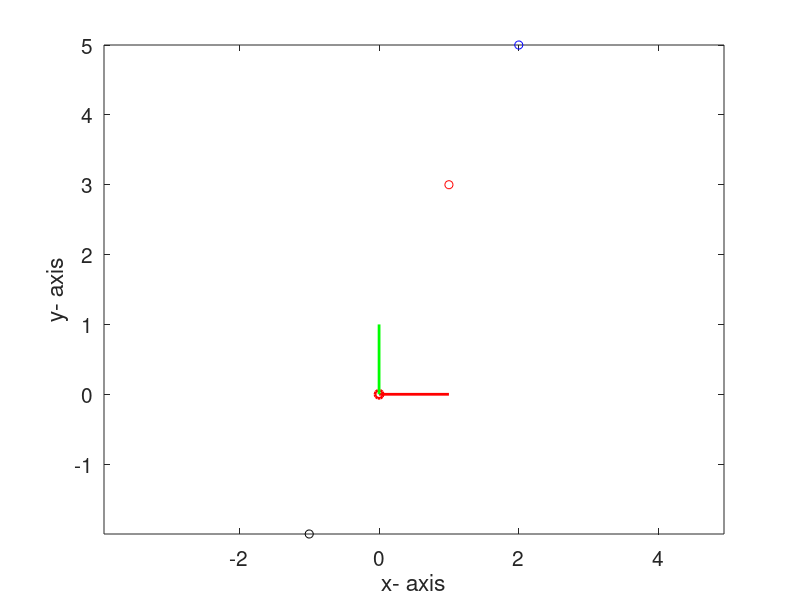

MATLAB code for this plot:
% This code is programmed by Sung Yul Shin (syshin0228@utexas.edu) for Robotics Modeling and Control course by Dr. James Sulzer from University of Texas at Austin 
clc
clear all
close all

% 2D Postion Transformation

% Origin
origin = [0 0]';
x_axis = [1 0]';
y_axis = [0 1]';

% Position vectors
P1 = [1 3]';
P2 = [2 5]';
P3 = P1 - P2;

figure(1)
% Draw global coordinate
plot(origin(1),origin(2),'ro','linewidth',2)
hold on
line([origin(1) x_axis(1)],[origin(2) x_axis(2)], 'color', 'r', 'linewidth', 2)
line([origin(1) y_axis(1)],[origin(2) y_axis(2)], 'color','g', 'linewidth', 2)

plot(P1(1),P1(2),'ro')
plot(P2(1),P2(2),'bo')
plot(P3(1),P3(2),'ko')

axis equal
xlabel('x- axis')
ylabel('y- axis')
set(gca,'fontsize',15)
